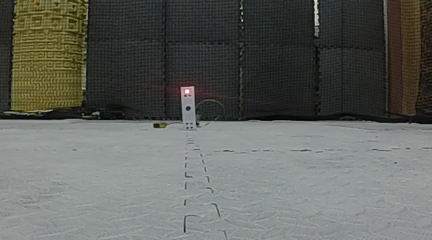
#> input picture code/image.png, 432 x 240 px
$ python contours.py
#> lines starting #> are read from the running program, lines starting #| are printed output that depends on the picture
from __future__ import division
import numpy as np
import cv2


if __name__ == '__main__':
    #img = make_image()
    img1 = cv2.imread('image.png')
#> img1 is the input picture: shape (240, 432, 3); mean B, G, R 94.1, 98.9, 96.6
    img2 = cv2.cvtColor(img1, cv2.COLOR_BGR2GRAY)
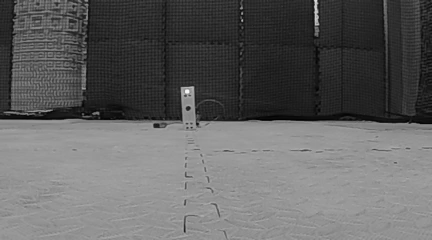
#> img2: shape (240, 432); min 1, max 244, mean 97.7
    _, img = cv2.threshold(img2, 220, 255, cv2.THRESH_BINARY)
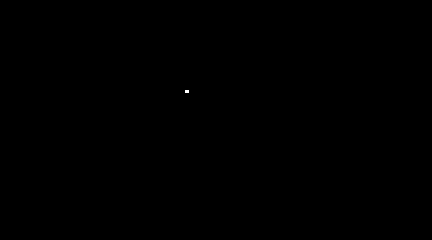
#> img: shape (240, 432); 0.01% white; 1 white region (1 under 20 px)
    h, w = img.shape
#> h = 240; w = 432

    ctrs0, hier = cv2.findContours( img.copy(), cv2.RETR_TREE, cv2.CHAIN_APPROX_SIMPLE)
#> ctrs0 = [[[185, 90], [185, 92], [188, 92], [188, 90]]]
    #contours = [cv2.approxPolyDP(cnt, 3, True) for cnt in contours0]


    vis = np.zeros((h, w, 3), np.uint8)
    cv2.drawContours( vis, ctrs0, -1, (128,255,255), 3)
    M = cv2.moments(ctrs0[0])
#> M = moments, m00 6, centre m10/m00, m01/m00 = (186.5, 91)
    cntX = int(M['m10']/M['m00'])
#> cntX = 186
    cntY = int(M['m01']/M['m00'])
#> cntY = 91
    cv2.line(vis, (cntX, cntY),(int(w/2), int(h/2)), [255,0,0])
#> vis: shape (240, 432, 3); mean of channels 0, 1, 2 0.1, 0.1, 0.1
    cv2.imshow('contours', vis)
    cv2.imshow('image', img)
    cv2.waitKey()
